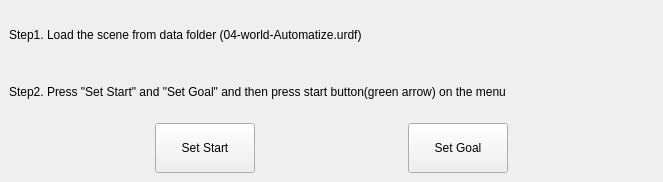
<?xml version="1.0" encoding="UTF-8"?>
<ui version="4.0">
 <class>WorkSpaceTabWidget</class>
 <widget class="QDockWidget" name="WalkTabWidget">
  <property name="geometry">
   <rect>
    <x>0</x>
    <y>0</y>
    <width>663</width>
    <height>182</height>
   </rect>
  </property>
  <property name="windowTitle">
   <string>Arm WorkSpace Tab</string>
  </property>
  <widget class="QWidget" name="dockWidgetContents">
   <layout class="QHBoxLayout" name="horizontalLayout_2">
    <item>
     <layout class="QVBoxLayout" name="verticalLayout">
      <item>
       <widget class="QLabel" name="label_2">
        <property name="text">
         <string>Step1. Load the scene from data folder (04-world-Automatize.urdf)</string>
        </property>
       </widget>
      </item>
      <item>
       <widget class="QLabel" name="label">
        <property name="text">
         <string>Step2. Press &quot;Set Start&quot; and &quot;Set Goal&quot; and then press start button(green arrow) on the menu</string>
        </property>
       </widget>
      </item>
      <item>
       <layout class="QHBoxLayout" name="horizontalLayout">
        <item>
         <spacer name="horizontalSpacer_2">
          <property name="orientation">
           <enum>Qt::Horizontal</enum>
          </property>
          <property name="sizeHint" stdset="0">
           <size>
            <width>40</width>
            <height>20</height>
           </size>
          </property>
         </spacer>
        </item>
        <item>
         <widget class="QPushButton" name="setStart">
          <property name="minimumSize">
           <size>
            <width>100</width>
            <height>50</height>
           </size>
          </property>
          <property name="text">
           <string>Set Start</string>
          </property>
         </widget>
        </item>
        <item>
         <spacer name="horizontalSpacer">
          <property name="orientation">
           <enum>Qt::Horizontal</enum>
          </property>
          <property name="sizeHint" stdset="0">
           <size>
            <width>40</width>
            <height>20</height>
           </size>
          </property>
         </spacer>
        </item>
        <item>
         <widget class="QPushButton" name="setGoal">
          <property name="minimumSize">
           <size>
            <width>100</width>
            <height>50</height>
           </size>
          </property>
          <property name="text">
           <string>Set Goal</string>
          </property>
         </widget>
        </item>
        <item>
         <spacer name="horizontalSpacer_3">
          <property name="orientation">
           <enum>Qt::Horizontal</enum>
          </property>
          <property name="sizeHint" stdset="0">
           <size>
            <width>40</width>
            <height>20</height>
           </size>
          </property>
         </spacer>
        </item>
       </layout>
      </item>
     </layout>
    </item>
   </layout>
  </widget>
 </widget>
 <resources/>
 <connections/>
 <slots>
  <slot>testslot()</slot>
 </slots>
</ui>
